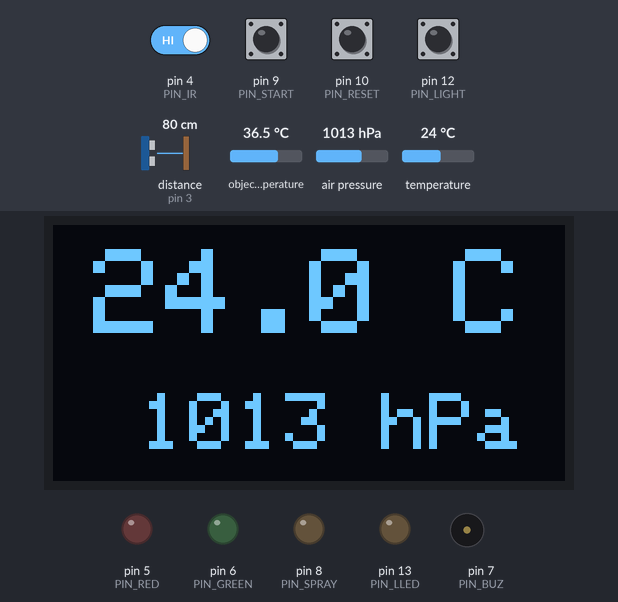
Simulated run of this sketch. Board: Arduino Uno, built with avr-gcc and run on an emulated ATmega328P. On the bench: 128×64 one-colour display, output pins drawn as LEDs (lit = HIGH), buzzer (waves = sounding, pin HIGH). Inputs (shaded band) come from the test bench; at power-on: pin 4 (PIN_IR), pin 9 (PIN_START), pin 10 (PIN_RESET), pin 12 (PIN_LIGHT) HIGH, distance to the obstacle (sensor on pin 3) 80 cm, object temperature 36.5 °C, air pressure 1013 hPa, temperature 24 °C. The echo pulse lasts 58.3 µs per cm; pins used as bus, display or sensor lines are not drawn; what the sketch prints to the serial monitor is not drawn.

Above: at 4.9 s.
5.0 s: pin 9 (PIN_START) pulled LOW for 0.15 s
At 6.3 s:
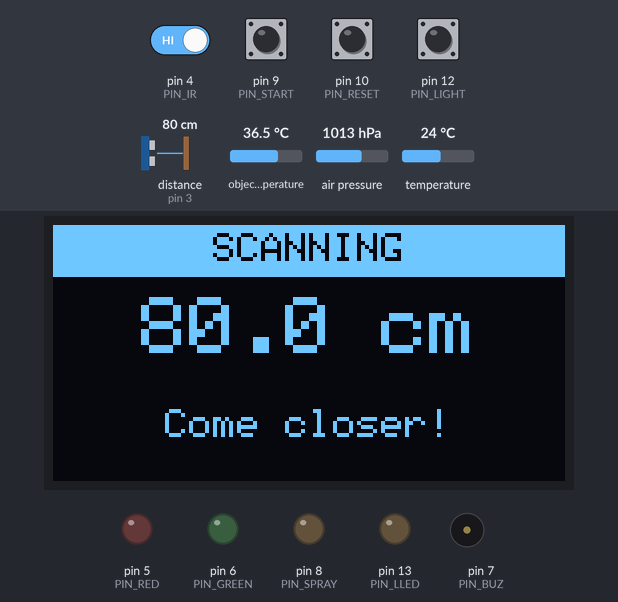
6.6 s: distance to the obstacle (sensor on pin 3) set to 7 cm
At 7.9 s:
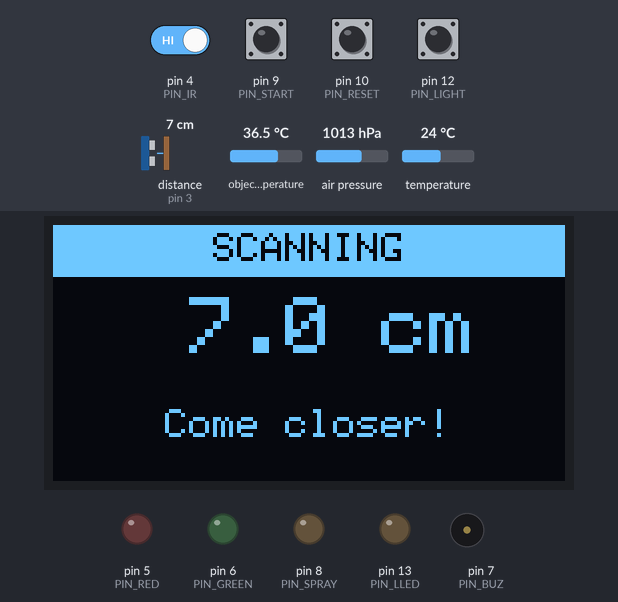
8.2 s: distance to the obstacle (sensor on pin 3) set to 4 cm
At 9.17 s:
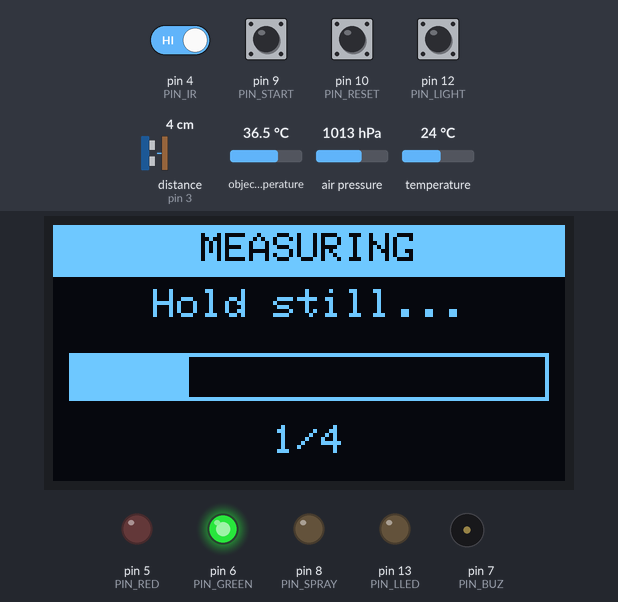
10.4 s: pin 10 (PIN_RESET) pulled LOW for 3.2 s
At 12.8 s:
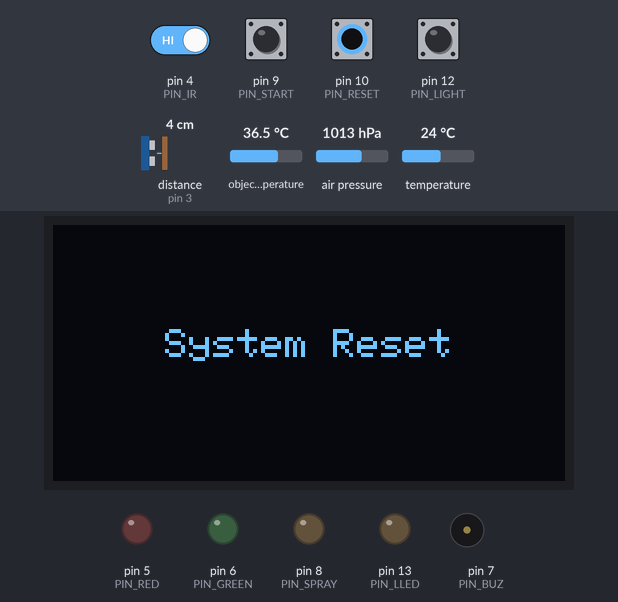
15.1 s: pin 10 (PIN_RESET) pulled LOW for 0.15 s
At 16.7 s:
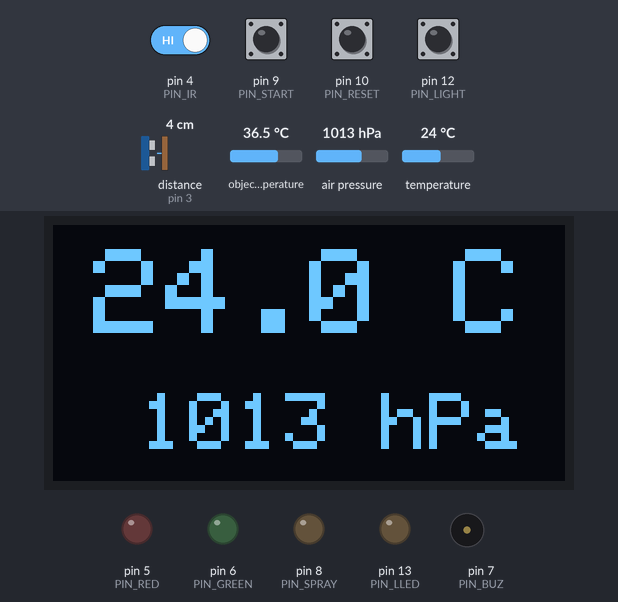
17.5 s: pin 9 (PIN_START) pulled LOW for 1 s
At 22.0 s:
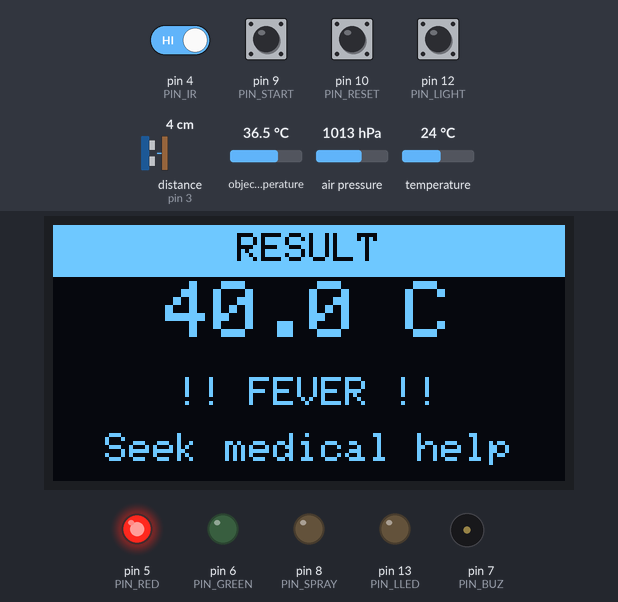
Timing chart, 0 to 23.2 s (numbered marks = the images above; inputs shaded):
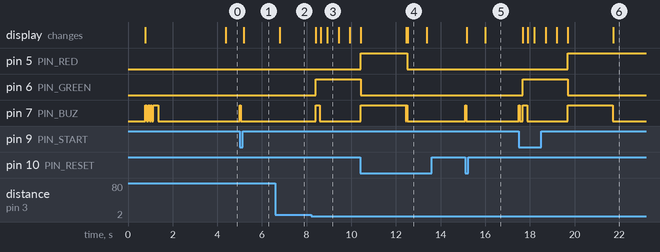

The sketch:

SmartHealthStation_FINAL.ino
```cpp
// =============================================================================
//  Smart Health Station — FINAL
//  D2=TRIG  D3=ECHO  D4=IR  D5=LED_RED  D6=LED_GREEN  D7=BUZZER
//  D8=SPRAY  D9=BTN_START  D10=BTN_RESET  D12=BTN_LIGHT  D13=LED_LIGHT
//  I2C: A4=SDA  A5=SCL
// =============================================================================
#include <Wire.h>
#include <Adafruit_GFX.h>
#include <Adafruit_SSD1306.h>
#include <Adafruit_BMP280.h>
#include <Adafruit_MLX90614.h>

Adafruit_SSD1306  display(128, 64, &Wire, -1);
Adafruit_BMP280   bmp;
Adafruit_MLX90614 mlx;
bool oledOK=false, bmpOK=false, mlxOK=false;

// ─── Pins ─────────────────────────────────────────────────────────────────────
#define PIN_TRIG   2
#define PIN_ECHO   3
#define PIN_IR     4
#define PIN_RED    5
#define PIN_GREEN  6
#define PIN_BUZ    7
#define PIN_SPRAY  8
#define PIN_START  9
#define PIN_RESET  10
#define PIN_LIGHT  12   // زرار الإضاءة
#define PIN_LLED   13   // LED الإضاءة

// ─── Config ───────────────────────────────────────────────────────────────────
#define DIST_CM    5.0
#define FEVER      38.5
#define SPRAY_MS   5000UL
#define ENV_MS     2000UL
#define MLX_N      4
#define MLX_STEP   500UL
#define DEB        50UL

// ─── States ───────────────────────────────────────────────────────────────────
enum St { IDLE, SCAN, MEAS, RES, SPRAYING };
St st = IDLE;

unsigned long tEnv=0, tMlx=0;
unsigned long sprayGood=0, sprayEdge=0;
bool lastHand=false;
float bodyT=0, airT=0, pres=0;
byte  mlxN=0;
float mlxS=0;

// ─── Button debounce ──────────────────────────────────────────────────────────
bool sPrev=HIGH, rPrev=HIGH, lPrev=HIGH;
unsigned long sDeb=0, rDeb=0, lDeb=0;
bool lightOn = false;   // ★ الإضاءة مش بتتأثر بالـ reset

// ─── Distance (3 samples) ─────────────────────────────────────────────────────
float dArr[3];
void sortD(float a[], int n) {
  for (int i=0; i<n-1; i++)
    for (int j=i+1; j<n; j++)
      if (a[j]<a[i]) { float t=a[i]; a[i]=a[j]; a[j]=t; }
}
float getDist() {
  int c=0;
  while (c<3) {
    digitalWrite(PIN_TRIG, LOW);  delayMicroseconds(5);
    digitalWrite(PIN_TRIG, HIGH); delayMicroseconds(10);
    digitalWrite(PIN_TRIG, LOW);
    long d = pulseIn(PIN_ECHO, HIGH, 30000UL);
    float cm = d * 0.0343 / 2.0;
    if (d>0 && cm<400) dArr[c++] = cm;
    delay(30);
  }
  sortD(dArr, 3);
  return dArr[1];
}

// ─── Buzzer ───────────────────────────────────────────────────────────────────
void bip(byte n, int on, int off) {
  for (byte i=0; i<n; i++) {
    digitalWrite(PIN_BUZ, HIGH); delay(on);
    digitalWrite(PIN_BUZ, LOW);  delay(off);
  }
}

// ─── OLED helpers ─────────────────────────────────────────────────────────────
void cls() { if (oledOK) display.clearDisplay(); }
void upd() { if (oledOK) display.display(); }

void topBar(const __FlashStringHelper* s) {
  if (!oledOK) return;
  display.fillRect(0, 0, 128, 13, SSD1306_WHITE);
  display.setTextColor(SSD1306_BLACK); display.setTextSize(1);
  int16_t x1,y1; uint16_t w,h;
  display.getTextBounds(s, 0, 2, &x1,&y1,&w,&h);
  display.setCursor((128-w)/2, 2); display.print(s);
  display.setTextColor(SSD1306_WHITE);
}

void mid(const __FlashStringHelper* s, int y, byte sz=1) {
  if (!oledOK) return;
  display.setTextSize(sz); display.setTextColor(SSD1306_WHITE);
  int16_t x1,y1; uint16_t w,h;
  display.getTextBounds(s, 0, y, &x1,&y1,&w,&h);
  display.setCursor((128-w)/2, y); display.print(s);
}

void midC(char* s, int y, byte sz=1) {
  if (!oledOK) return;
  display.setTextSize(sz); display.setTextColor(SSD1306_WHITE);
  int16_t x1,y1; uint16_t w,h;
  display.getTextBounds(s, 0, y, &x1,&y1,&w,&h);
  display.setCursor((128-w)/2, y); display.print(s);
}

// ─── Screens ──────────────────────────────────────────────────────────────────
void scrIdle() {
  if (bmpOK) { airT=bmp.readTemperature(); pres=bmp.readPressure()/100.0; }
  cls();
  char b[12];
  dtostrf(airT, 4, 1, b); strcat(b, " C");   midC(b, 6, 3);
  dtostrf(pres, 5, 0, b); strcat(b, " hPa"); midC(b, 42, 2);
  upd();
}

void scrScan(float d) {
  cls(); topBar(F("SCANNING"));
  char b[10]; dtostrf(d, 4, 1, b); strcat(b, " cm"); midC(b, 18, 2);
  mid(d > DIST_CM ? F("Come closer!") : F("In range!"), 46);
  upd();
}

void scrMeas(byte p) {
  cls(); topBar(F("MEASURING"));
  mid(F("Hold still..."), 16);
  if (oledOK) {
    display.drawRect(4, 32, 120, 12, SSD1306_WHITE);
    display.fillRect(4, 32, map(p, 0, MLX_N, 0, 120), 12, SSD1306_WHITE);
    display.setTextSize(1); display.setTextColor(SSD1306_WHITE);
    char c[4]; itoa(p, c, 10); strcat(c, "/4");
    int16_t x1,y1; uint16_t w,h;
    display.getTextBounds(c, 0, 50, &x1,&y1,&w,&h);
    display.setCursor((128-w)/2, 50); display.print(c);
  }
  upd();
}

void scrRes(float t) {
  cls(); topBar(F("RESULT"));
  char b[8]; dtostrf(t, 4, 1, b); strcat(b, " C"); midC(b, 14, 2);
  if (t > FEVER) { mid(F("!! FEVER !!"), 38); mid(F("Seek medical help"), 52); }
  else           { mid(F("Normal"), 38);       mid(F("Show hand to spray"), 52); }
  upd();
}

void scrSpray(int s) {
  cls(); topBar(F("SANITIZING"));
  char b[4]; itoa(s, b, 10); midC(b, 16, 3);
  mid(F("Keep hand still"), 52);
  upd();
}

void scrWait() {
  cls(); topBar(F("SANITIZING"));
  mid(F("Put hand back"), 22);
  mid(F("to continue..."), 36);
  upd();
}

void scrDone() {
  cls();
  mid(F("DONE!"), 14, 2);
  mid(F("Stay safe!"), 44);
  upd();
}

// ─── Reset ────────────────────────────────────────────────────────────────────
void doReset() {
  digitalWrite(PIN_RED,   LOW);
  digitalWrite(PIN_GREEN, LOW);
  digitalWrite(PIN_BUZ,   LOW);
  digitalWrite(PIN_SPRAY, LOW);
  // ★ PIN_LLED مش بيتأثر بالـ reset
  st = IDLE; tEnv = 0;
  cls(); mid(F("System Reset"), 26); upd();
  delay(800);
}

// =============================================================================
void setup() {
  Serial.begin(9600);
  Wire.begin();
  delay(500);

  pinMode(PIN_TRIG,  OUTPUT);
  pinMode(PIN_ECHO,  INPUT);
  pinMode(PIN_IR,    INPUT_PULLUP);
  pinMode(PIN_RED,   OUTPUT);
  pinMode(PIN_GREEN, OUTPUT);
  pinMode(PIN_BUZ,   OUTPUT);
  pinMode(PIN_SPRAY, OUTPUT);
  pinMode(PIN_START, INPUT_PULLUP);
  pinMode(PIN_RESET, INPUT_PULLUP);
  pinMode(PIN_LIGHT, INPUT_PULLUP);
  pinMode(PIN_LLED,  OUTPUT);

  digitalWrite(PIN_SPRAY, LOW);
  digitalWrite(PIN_RED,   LOW);
  digitalWrite(PIN_GREEN, LOW);
  digitalWrite(PIN_BUZ,   LOW);
  digitalWrite(PIN_LLED,  LOW);

  // ★ الترتيب الصح — BMP → MLX → OLED أخيراً
  bmpOK = bmp.begin(0x76) || bmp.begin(0x77);
  mlxOK = mlx.begin();
  delay(200);
  oledOK = display.begin(SSD1306_SWITCHCAPVCC, 0x3C);
  if (!oledOK) oledOK = display.begin(SSD1306_SWITCHCAPVCC, 0x3D);

  Serial.print(F("BMP:"));  Serial.print(bmpOK  ? F("OK") : F("X"));
  Serial.print(F(" MLX:")); Serial.print(mlxOK  ? F("OK") : F("X"));
  Serial.print(F(" OLED:")); Serial.println(oledOK ? F("OK") : F("X"));

  if (oledOK) {
    cls();
    display.fillRect(0, 0, 128, 13, SSD1306_WHITE);
    display.setTextColor(SSD1306_BLACK); display.setTextSize(1);
    display.setCursor(22, 2); display.print(F("HEALTH STATION"));
    display.setTextColor(SSD1306_WHITE); display.setTextSize(1);
    display.setCursor(10, 22);
    display.print(F("BMP:")); display.print(bmpOK ? F("OK") : F("--"));
    display.print(F("  MLX:")); display.print(mlxOK ? F("OK") : F("--"));
    display.setCursor(28, 36); display.print(F("Display: OK"));
    upd();
  }

  // نغمة بداية
  byte mel[] = {80,60,40,20,220};
  byte gap[] = {70,50,35,15,0};
  for (byte i=0; i<5; i++) {
    digitalWrite(PIN_BUZ, HIGH); delay(mel[i]);
    digitalWrite(PIN_BUZ, LOW);  delay(gap[i]);
  }

  delay(1000);
  st = IDLE;
  tEnv = millis();
}

// =============================================================================
void loop() {

  // ── قراءة الأزرار ─────────────────────────────────────────────────────────
  bool sN = digitalRead(PIN_START);
  bool rN = digitalRead(PIN_RESET);
  bool lN = digitalRead(PIN_LIGHT);

  bool sP = (sPrev==HIGH && sN==LOW && millis()-sDeb > DEB);
  bool rP = (rPrev==HIGH && rN==LOW && millis()-rDeb > DEB);
  bool lP = (lPrev==HIGH && lN==LOW && millis()-lDeb > DEB);
  if (sP || rP || lP) { digitalWrite(PIN_BUZ,HIGH); delay(50); digitalWrite(PIN_BUZ,LOW); }

  if (sPrev==HIGH && sN==LOW) sDeb = millis();
  if (rPrev==HIGH && rN==LOW) rDeb = millis();
  if (lPrev==HIGH && lN==LOW) lDeb = millis();
  sPrev=sN; rPrev=rN; lPrev=lN;

  // ★ زرار الإضاءة — تشغيل/إيقاف LED بس، مستقل عن كل حاجة
  if (lP) {
    delay(20);                             // تأكيد الضغطة
    if (digitalRead(PIN_LIGHT) == LOW) {   // لو لسه مضغوط = ضغطة حقيقية
      lightOn = !lightOn;
      digitalWrite(PIN_LLED, lightOn ? HIGH : LOW);
    }
  }

  if (rP) { doReset(); return; }

  // ── State Machine ─────────────────────────────────────────────────────────
  switch (st) {

    case IDLE:
      if (millis()-tEnv >= ENV_MS) { tEnv=millis(); scrIdle(); }
      if (sP) st = SCAN;
      break;

    case SCAN: {
      float d = getDist();
      scrScan(d);
      if (d <= DIST_CM) {
        st=MEAS; mlxN=0; mlxS=0; tMlx=millis();
        digitalWrite(PIN_RED, LOW);
        digitalWrite(PIN_GREEN, HIGH);
        bip(1, 200, 0);
        scrMeas(0);
      }
      if (sP) { st=IDLE; tEnv=0; }
      break;
    }

    case MEAS:
      digitalWrite(PIN_GREEN, HIGH);
      if (mlxOK && millis()-tMlx >= MLX_STEP) {
        tMlx = millis();
        float r = mlx.readObjectTempC();
        if (r>30.0 && r<45.0) { mlxS+=r; mlxN++; scrMeas(mlxN); }
      }
      if (mlxN >= MLX_N) {
        bodyT = (mlxS / mlxN) + 3.5;
        Serial.print(F("T:")); Serial.println(bodyT);
        // ★ LED حسب النتيجة
        if (bodyT < 36.5 || bodyT > 38.5) {
          digitalWrite(PIN_RED, HIGH); digitalWrite(PIN_GREEN, LOW);  // حرارة غير طبيعية
          digitalWrite(PIN_BUZ, HIGH); delay(2000); digitalWrite(PIN_BUZ, LOW);
        } else {
          digitalWrite(PIN_RED, LOW); digitalWrite(PIN_GREEN, HIGH);  // طبيعي
          bip(2, 200, 150);
        }
        scrRes(bodyT);
        st = RES;
      }
      break;

    case RES:
      if (digitalRead(PIN_IR) == LOW) {
        st=SPRAYING; sprayGood=0; sprayEdge=millis();
        bip(1, 100, 0);
      }
      break;

    case SPRAYING: {
      bool hand = (digitalRead(PIN_IR) == LOW);
      digitalWrite(PIN_SPRAY, hand ? HIGH : LOW);

      // ★ بيحسب الوقت الفعلي بس لما الايد موجودة — بدون overflow
      if (hand && !lastHand) sprayEdge = millis();   // بدأت الايد
      if (hand)              sprayGood += millis() - sprayEdge;
      if (hand)              sprayEdge  = millis();  // reset كل iteration

      lastHand = hand;

      if (sprayGood >= SPRAY_MS) {
        digitalWrite(PIN_SPRAY, LOW); digitalWrite(PIN_GREEN, LOW); digitalWrite(PIN_RED, LOW);
        sprayGood=0; lastHand=false;
        scrDone(); bip(2, 400, 200);
        delay(2000);
        st=IDLE; tEnv=0;
      } else if (!hand) {
        scrWait();
      } else {
        scrSpray((SPRAY_MS - sprayGood) / 1000 + 1);
      }
      break;
    }
  }
}
```

Measured:
- the behaviour switches between 6 and 5 cm on distance to the obstacle (sensor on pin 3) (found by bisection; images 2 and 3)
- after the input at 5.0 s, pin 7 (PIN_BUZ): LOW → HIGH at once, → LOW 0.05 s later; the display: changes after 0.19 s (image 1)
- after the input at 6.6 s, the display: changes after 0.20 s (image 2)
- after the input at 8.2 s, pin 6 (PIN_GREEN): LOW → HIGH after 0.20 s; pin 7 (PIN_BUZ): LOW → HIGH after 0.20 s, → LOW 0.20 s later; the display: first changes after 0.20 s (image 3 shows a later state)
- after the input at 10.4 s, the display: first differs from a run without the input after 2.1 s (image 4)
- after the input at 15.1 s, pin 7 (PIN_BUZ): LOW → HIGH at once, → LOW 0.05 s later; the display: first changes after 0.08 s (image 5 shows a later state)
- after the input at 17.5 s, pin 5 (PIN_RED): LOW → HIGH after 2.2 s; pin 6 (PIN_GREEN): LOW → HIGH after 0.17 s, → LOW 2.0 s later; pin 7 (PIN_BUZ): goes HIGH 0.05 s, LOW 0.12 s, HIGH 0.20 s, LOW 1.8 s, HIGH 2.0 s, then LOW, starting at once; the display: first changes after 0.17 s (image 6 shows a later state)
